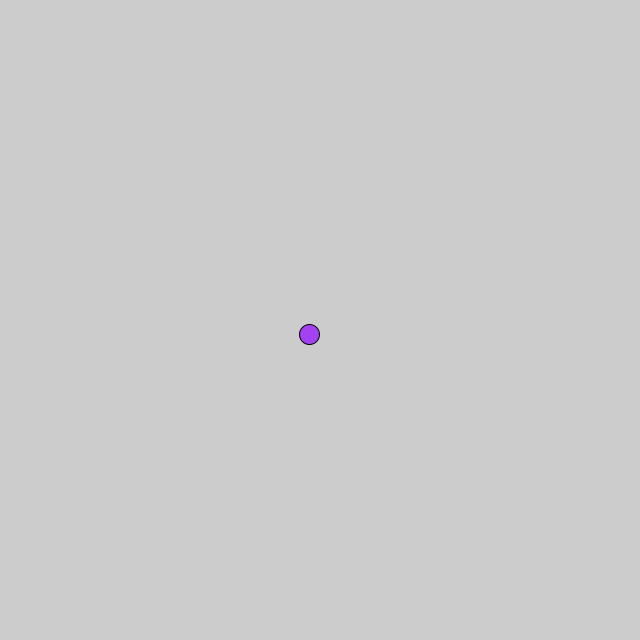
Frame 1 (no input)
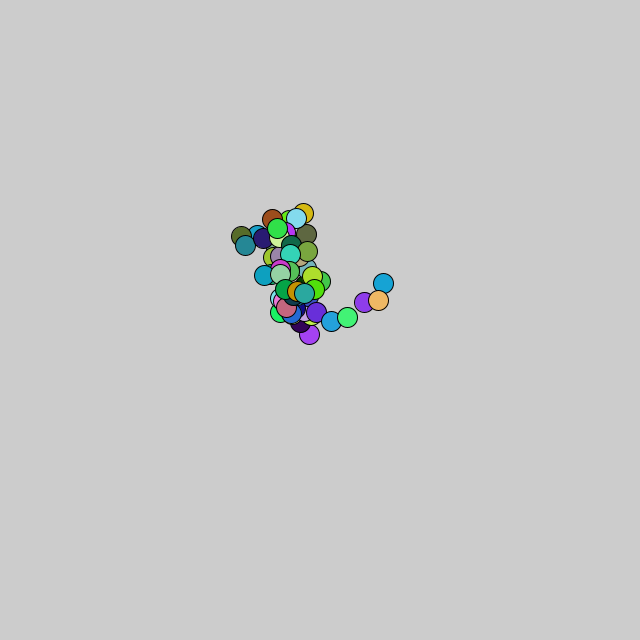
Frame 60 (the mouse pressed at the canvas centre just before this capture)
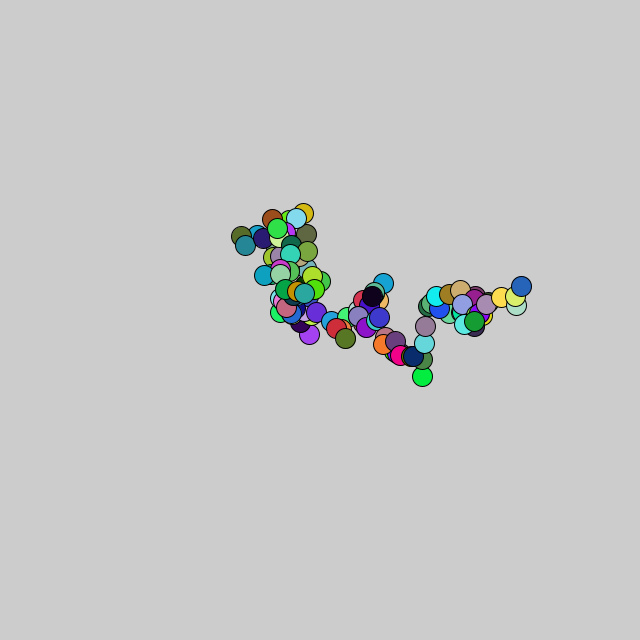
Frame 120 (the mouse held since frame 60 and released just before this capture)

The Processing sketch that drew these frames (run headless with seeded random() and noise(); from frame 60 on, the mouse is pressed at the canvas centre):

// Processing sketch: sketch_170328_example809
// ── sketch_170328_example809.pde
float speed = 20.5;
int diameter = 20;
float x;
float y; 

/*
* 初期処理
* 初回のみ実行
*/
void setup() {
  size(640, 640);
  x = width/2;
  y = height/2;
}

/*
* 描写処理
* 実行中は繰返し実行
*/
void draw() {
  float r = random(255);
  float g = random(255);
  float b = random(255);
  fill(r, g, b);
  x += random(-speed, speed);
  y += random(-speed, speed);
  x = constrain(x, 0, width);
  y = constrain(y, 0, height);
  ellipse(x, y, diameter, diameter);
}
